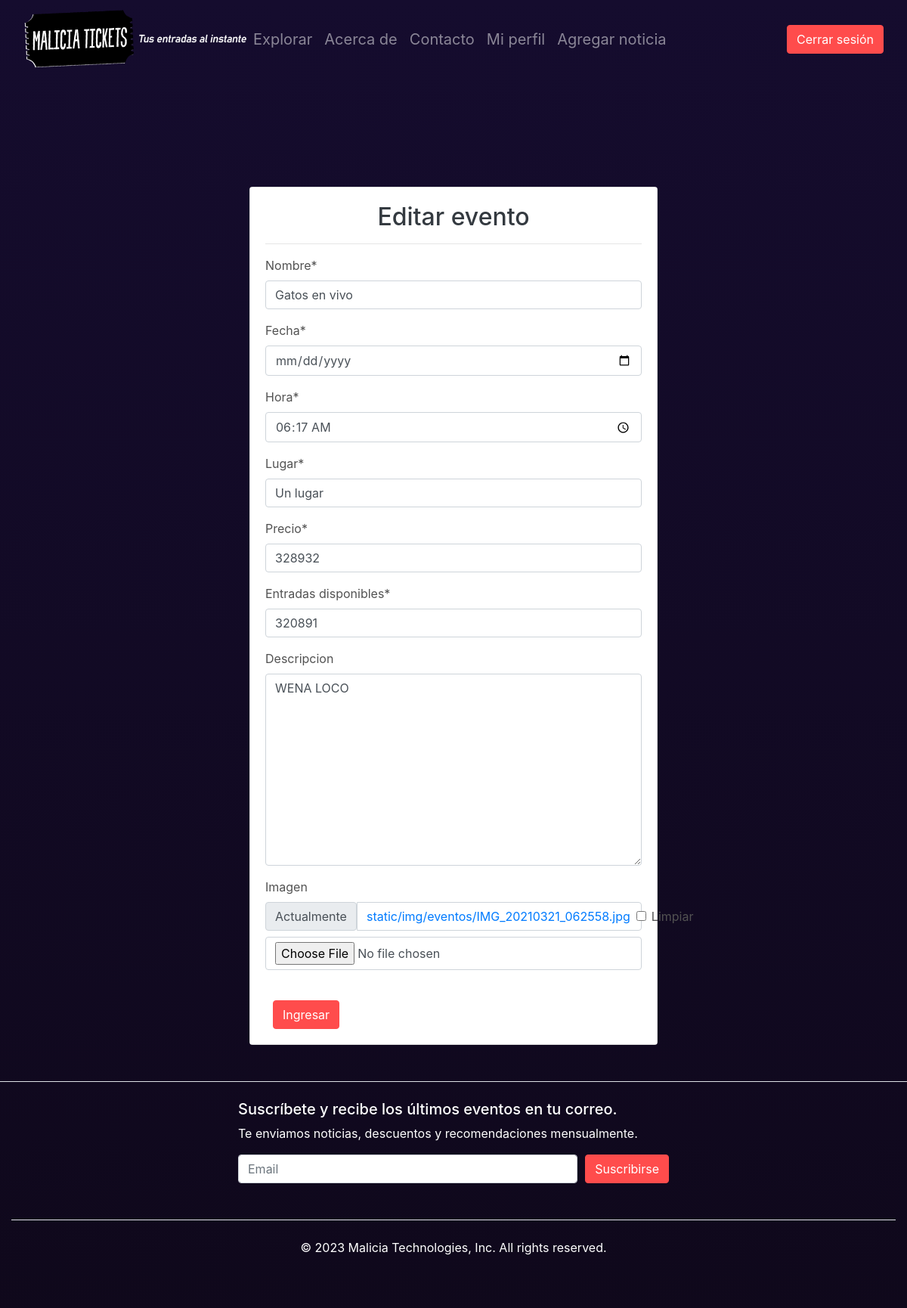
The app's page /perfil/editar_evento/7/ (signed in), older data.
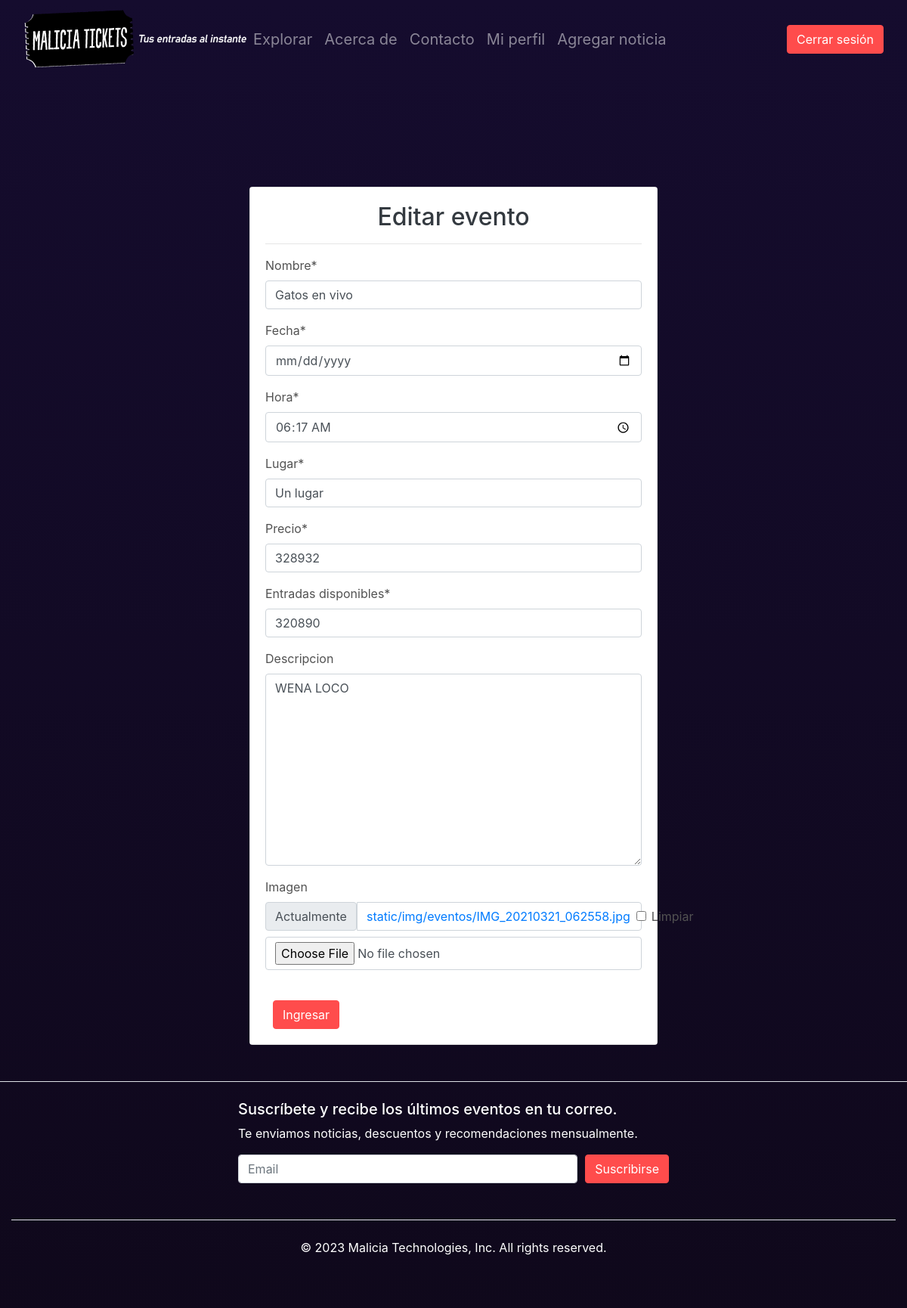
The same page, newer data.
### crud/models.py (models this page shows, shortened)
class Evento(models.Model):
    user = models.ForeignKey(User, on_delete=models.CASCADE, to_field='username',null=True)
    nombre = models.CharField(max_length=50)
    fecha = models.DateField()
    hora = models.TimeField()
    lugar = models.CharField(max_length=100)
    precio = models.IntegerField()
    entradas_disponibles = models.IntegerField()
    descripcion = models.TextField(blank=True,null=True)
    imagen = models.ImageField(upload_to='static/img/eventos/', blank=True, default='static/img/eventos/default.png')

### crud/views.py (the view)
# urls.py: path('editar_evento/<int:id>/',views.editar_evento,name='editar_evento'),
@login_required
def editar_evento(request, id):
    evento = get_object_or_404(Evento, id=id)
    if request.method == 'POST':
        form = EventoForm(request.POST, request.FILES, instance=evento)
        if form.is_valid():
            form.save()
            messages.success(request, 'Evento modificado correctamente.', 'Modificado')
            return mostrar_perfil(request,evento.user.username)
    else:
        form = EventoForm(instance=evento)
    return render(request, 'crud/editar_evento.html', {'form': form, 'evento': evento})

### crud/forms.py
class EventoForm(forms.ModelForm):
    def __init__(self, *args, **kwargs):
        user = kwargs.pop('user', None)  # Get the 'user' argument from kwargs
        super(EventoForm, self).__init__(*args, **kwargs)
        if user and not self.instance.pk:  # Set the default value if user is authenticated and the instance is not being edited
            self.initial['username'] = user.username
        self.fields['imagen'].required = False
    class Meta:
        model = Evento
        exclude = ['user']
        widgets = {
            'fecha': forms.DateInput(attrs={'type': 'date'}),
            'hora': forms.TimeInput(format='%H:%M', attrs={'type': 'time'})
        }

### templates/crud/editar_evento.html (shortened to what this page needs)
{% extends 'base.html' %}
{% block content %}
{% load crispy_forms_tags %}
<br><br><br><br><br><br>
<div class="container">
    <div class="row">
        <div class="col-12 col-md-6 offset-md-3">
            <div class="card">
                <div class="card-body bg-white">
                    <h2 class="text-dark text text-center">Editar evento</h2>
                    <hr class="text-dark">
                    <form method="post" enctype="multipart/form-data">
                        {{form | crispy}}
                        <br>
                        <input type="submit" value="Ingresar" class="btn btn-primary float-end">
                    </form>
                </div>
            </div>
        </div>
    </div>
</div>
{% endblock %}

Row changes from the older to the newer data that the page shows:
changed Evento "Gatos en vivo": entradas_disponibles "320891" → "320890"
